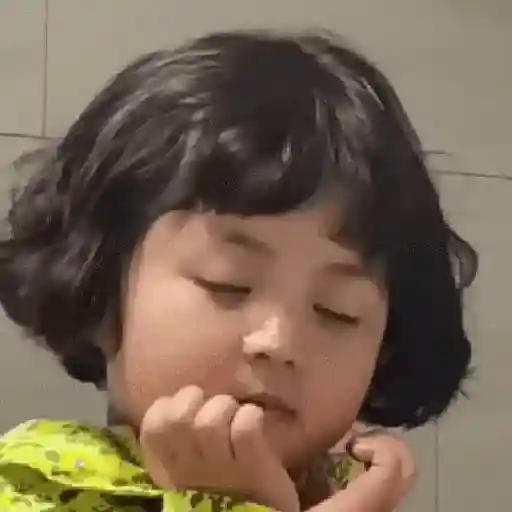
#> input picture assets/stickers/source/actingcute.webp, 512 x 512 px, given in place of myhead.webp, which was not available
$ python build_stickers.py
#> lines starting #> are read from the running program, lines starting #| are printed output that depends on the picture
"""Build transparent, cropped frame sheets with source WebP timing for Godot."""
from pathlib import Path
from PIL import Image
import math

SOURCE = Path('assets/stickers/source')
OUTPUT = SOURCE.parent / 'frames'
OUTPUT.mkdir(exist_ok=True)
ALIASES = {'butterflies': 'butterfliies', 'mmouse': 'mouse'}
NAMES = 'myhead ok overworked hihi hem dfaar pat actingcute mouse walking coffee emmm chincrying butterflies really alone mkhassma noice flouss'.split()
CELL = 128
library = ['# Generated by art/stickers/build_stickers.py. Keep original files as sources.', 'class_name GardenStickerLibrary', 'extends RefCounted', '', 'const CLIPS: Dictionary[String, SpriteFrames] = {']
for name in NAMES:
    path = SOURCE / (ALIASES.get(name, name) + '.webp')
    source = Image.open(path)
#> source is the input picture: PIL image 512x512 RGB; mean R, G, B 119, 101.1, 83.2
    frames, durations = [], []
    bounds = None
    for i in range(getattr(source, 'n_frames', 1)):
        source.seek(i)
        frame = source.convert('RGBA').copy()
        box = frame.getbbox()
        if box:
            bounds = box if bounds is None else (min(bounds[0],box[0]),min(bounds[1],box[1]),max(bounds[2],box[2]),max(bounds[3],box[3]))
        frames.append(frame)
        durations.append(max(0.01,source.info.get('duration',100)/1000))
#> this loop made 56 passes
#> pass 3, `frame = source.convert('RGBA').copy()`:
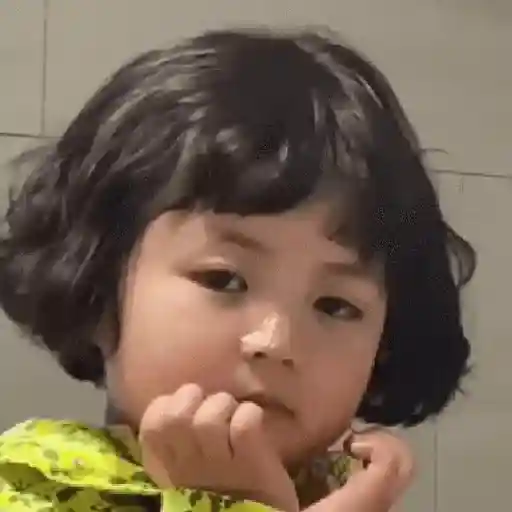
#> frame: PIL image 512x512 RGBA; mean R, G, B, A 119.4, 101.2, 83.8, 255
#> after the loop:
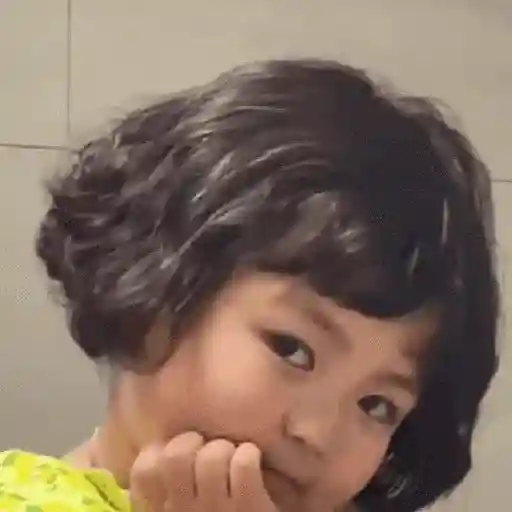
#> source: PIL image 512x512 RGB; mean R, G, B 131.4, 111.5, 97.3
#> after the loop, durations = 56 values from 0.066 to 0.066; frames = 56 items
    bounds = bounds or (0,0,source.width,source.height)
    columns = min(8,len(frames))
#> columns = 8
    sheet = Image.new('RGBA',(columns*CELL,math.ceil(len(frames)/columns)*CELL))
#> sheet: PIL image 1024x896 RGBA; every value is 0
    for i, frame in enumerate(frames):
        frame = frame.crop(bounds)
        frame.thumbnail((CELL-4,CELL-4),Image.Resampling.LANCZOS)
        sheet.alpha_composite(frame,((i%columns)*CELL+(CELL-frame.width)//2,(i//columns)*CELL+(CELL-frame.height)//2))
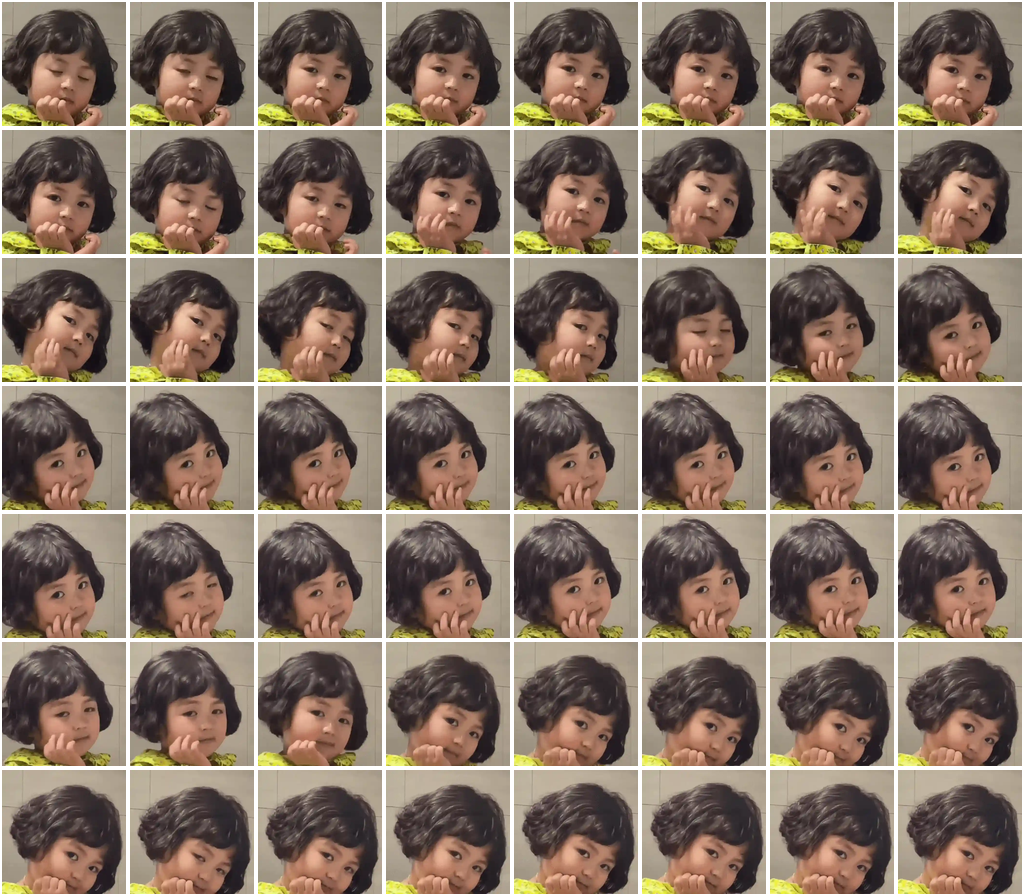
#> sheet: PIL image 1024x896 RGBA; mean R, G, B, A 117.5, 99.6, 85.7, 239.3; transparent parts drawn white
    sheet.save(OUTPUT/(name+'.png'))
    resource = [f'[gd_resource type="SpriteFrames" load_steps={len(frames)+2} format=3]', '', f'[ext_resource type="Texture2D" path="res://assets/stickers/frames/{name}.png" id="1"]']
    for i in range(len(frames)):
        resource += ['',f'[sub_resource type="AtlasTexture" id="Frame_{i}"]','atlas = ExtResource("1")',f'region = Rect2({(i%columns)*CELL}, {(i//columns)*CELL}, {CELL}, {CELL})']
#> after the loop, resource = 227 items
    items = ',\n'.join('{"duration": %.4f, "texture": SubResource("Frame_%d")}'%(duration,i) for i,duration in enumerate(durations))
    resource += ['', '[resource]', 'animations = [{"frames": ['+items+'], "loop": true, "name": &"default", "speed": 1.0}]']
    (OUTPUT/(name+'.tres')).write_text('\n'.join(resource)+'\n',encoding='utf-8')
    library.append(f'\t"{name}": preload("res://assets/stickers/frames/{name}.tres"),')
    print(name,len(frames),'frames',round(sum(durations),2),'seconds')
#| myhead 56 frames 3.7 seconds
#> pass 2 of the loop `for name in NAMES:`:
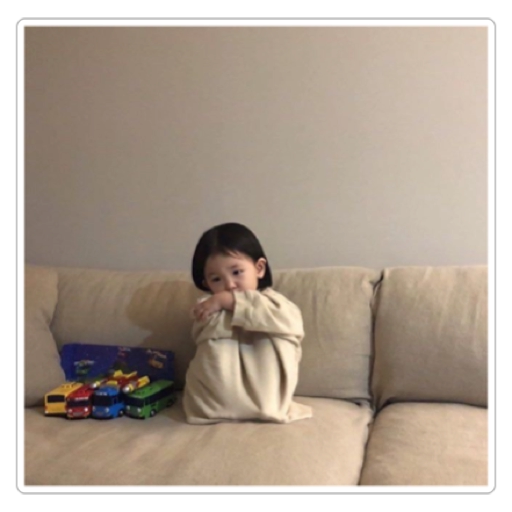
#> input picture assets/stickers/source/alone.webp, 512 x 512 px, given in place of ok.webp, which was not available
#> source is the input picture: PIL image 512x512 RGBA; mean R, G, B, A 145.4, 131.3, 117.8, 220.8
#> the loop `for i in range(getattr(source, 'n_frames', 1)):` made 1 pass
#> bounds on pass 1: (15, 17, 497, 495)
#> after the loop `for i in range(getattr(source, 'n_frames', 1)):`: durations = [0.01]; frames = 1 item
#> columns = 1
#> the loop `for i, frame in enumerate(frames):` made 1 pass
#> pass 1, `frame = frame.crop(bounds)`:
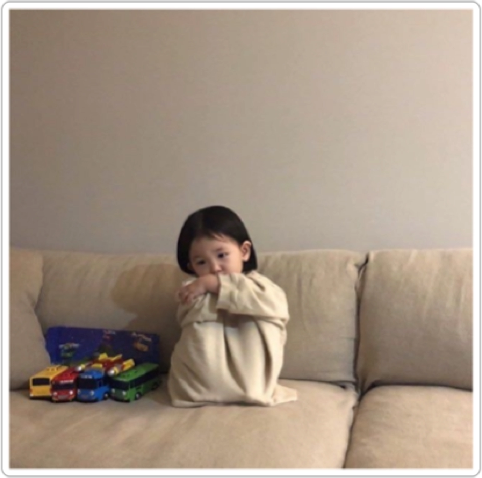
#> frame: PIL image 482x478 RGBA; mean R, G, B, A 163.9, 147.9, 132.5, 251.3; transparent parts drawn white
#> after the loop `for i, frame in enumerate(frames):`:
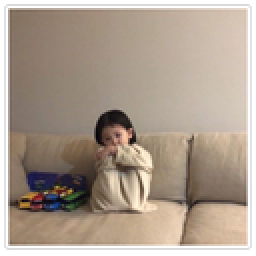
#> sheet: PIL image 128x128 RGBA (shown 2 times larger); mean R, G, B, A 154.2, 139.3, 125, 234.1; transparent parts drawn white
#> the loop `for i in range(len(frames)):` made 1 pass
#> after the loop `for i in range(len(frames)):`: resource = 7 items
#| ok 1 frames 0.01 seconds
#> (the run stopped early here; a loop or call above may not have finished)
